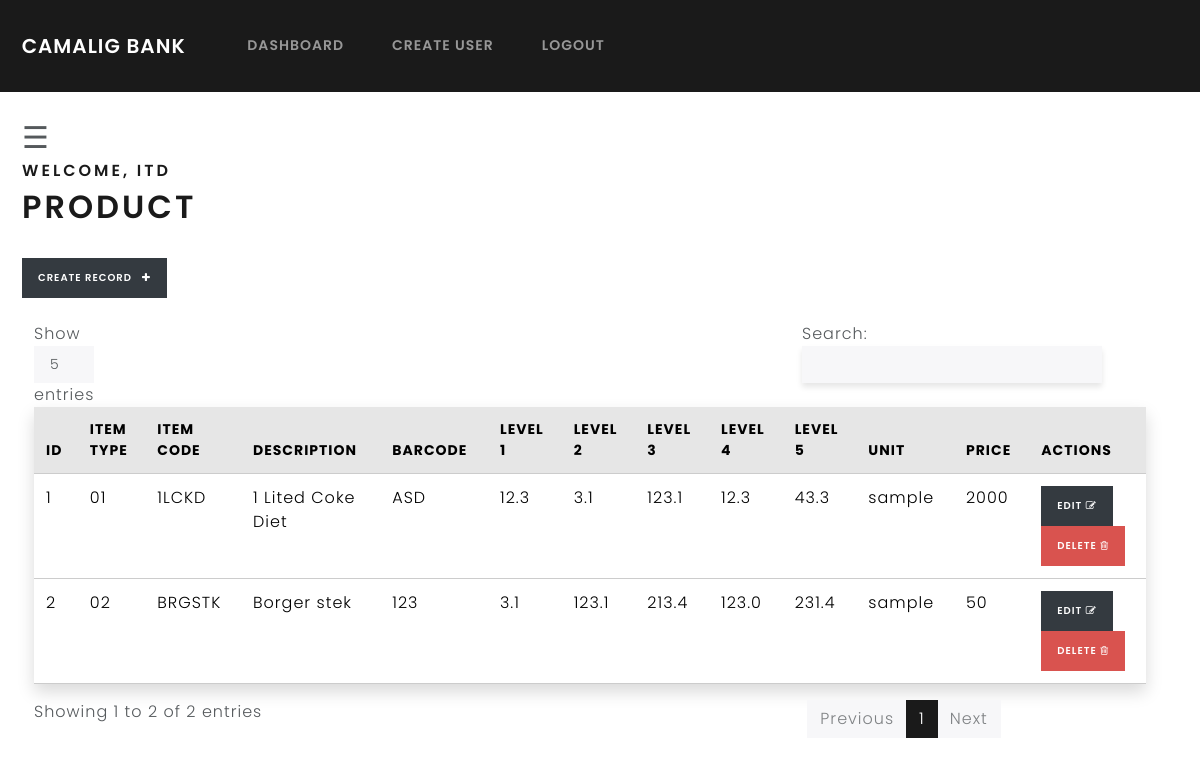
The app's page /bic-setup/ (signed in) with its own data.
### webapp/models.py (models this page shows, shortened)
class BICSetup(models.Model):
    product_code = models.AutoField(primary_key=True)
    category = models.ForeignKey(Record, on_delete=models.CASCADE)
    item_code = models.CharField(max_length=100, blank=True)
    product_desc = models.CharField(max_length=100, blank=True)
    product_barcode = models.CharField(max_length=100, blank=True)
    level_1 = models.FloatField(default=None, blank=True)
    level_2 = models.FloatField(default=None, blank=True)
    level_3 = models.FloatField(default=None, blank=True)
    level_4 = models.FloatField(default=None, blank=True)
    level_5 = models.FloatField(default=None, blank=True)
    unit = models.CharField(max_length=100, blank=True)
    product_price = models.IntegerField()

class Record(models.Model):
    category_id = models.CharField(max_length=50)
    category_desc = models.CharField(max_length=100)

### webapp/views.py (the view)
# urls.py: path('bic-setup/', views.bic_setup, name='bic_setup'),
@login_required(login_url='my-login')
def bic_setup(request):
    bic_setups = BICSetup.objects.all()
    for bic_setup in bic_setups:
        print(f"BICSetup product_code: {bic_setup.product_code}")  # Debugging line
    return render(request, 'webapp/admin/bic/bic_setup.html', {'bic_setups': bic_setups})

### webapp/templates/webapp/admin/bic/bic_setup.html (shortened to what this page needs)
{% extends 'webapp/base.html' %}
{% load crispy_forms_tags %}
{% block content %}
<div class="container mt-4">
  <div id="main">
    <span style="font-size: 30px; cursor: pointer" onclick="openNav()">
      &#9776;
    </span>
    <h5>Welcome, {{user}}</h5>
    <h1 class="dashboard">Product</h1>
    <br />
    <a class="btn btn-dark btn-sm" href="{% url 'bic_setup_create' %}">
      Create record &nbsp; <i class="fa fa-plus" aria-hidden="true"></i>
    </a>
    <br />
    <br />
    <table id="table" class="table table-sm  table-light table-hover shadow table-customer">
      <thead class="table-active">
        <tr>
          <th scope="col">ID</th>
          <th scope="col">Item Type</th>
          <th scope="col">Item Code</th>
          <th scope="col">Description</th>
          <th scope="col">Barcode</th>
          <th scope="col">Level 1</th>
          <th scope="col">Level 2</th>
          <th scope="col">Level 3</th>
          <th scope="col">Level 4</th>
          <th scope="col">Level 5</th>
          <th scope="col">Unit</th>
          <th scope="col">Price</th>
          <th scope="col">Actions</th>
        </tr>
      </thead>
      <tbody>
        {% if bic_setups %}
        {% for bic_setup in bic_setups %}
        <tr>
          <td>{{ bic_setup.product_code }}</td>
          <td>{{ bic_setup.category.category_id }}</td>
          <td>{{ bic_setup.item_code }}</td>
          <td>{{ bic_setup.product_desc }}</td>
          <td>{{ bic_setup.product_barcode }}</td>
          <td>{{ bic_setup.level_1 }}</td>
          <td>{{ bic_setup.level_2 }}</td>
          <td>{{ bic_setup.level_3 }}</td>
          <td>{{ bic_setup.level_4 }}</td>
          <td>{{ bic_setup.level_5 }}</td>
          <td>{{ bic_setup.unit }}</td>
          <td>{{ bic_setup.product_price }}</td>
          <td>
            <a class="btn btn-dark btn-sm" href="{% url 'bic_setup_update' bic_setup.product_code %}">Edit <i class="fa fa-pencil-square-o" aria-hidden="true"></i></a>
            <a class="btn btn-danger btn-sm" data-toggle="modal" data-target="#deleteModal"
              onclick="setDeleteUrl('{{ bic_setup.product_code }}')">
              Delete <i class="fa fa-trash-o" aria-hidden="true"></i>
            </a>
          </td>
        </tr>
        {% endfor %}
        {% endif %}
      </tbody>
    </table>
    {% endblock %}

### static/css/style.css (style rules this page uses)
* { box-sizing: border-box; margin: 0; padding: 0; font-family: 'Poppins', sans-serif; }
#main { transition: margin-left 0.3s ease-in-out; margin-left: -20px; }

### records on screen
BICSetup: product_code "1", category.category_id "01", item_code "1LCKD", product_desc "1 Lited Coke Diet", product_barcode "ASD", level_1 "12.3", level_2 "3.1", level_3 "123.1", level_4 "12.3", level_5 "43.3", unit "sample", product_price "2000"
BICSetup: product_code "2", category.category_id "02", item_code "BRGSTK", product_desc "Borger stek", product_barcode "123", level_1 "3.1", level_2 "123.1", level_3 "213.4", level_4 "123.0", level_5 "231.4", unit "sample", product_price "50"

### other values on screen
{{ user }} "ITD"
